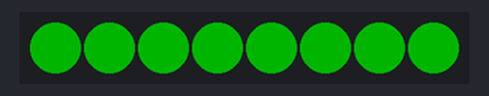
Bench run of a sketch on a simulated Arduino Uno, built with avr-gcc and run on an emulated ATmega328P. On the bench: 8 RGB LEDs in strip order, left to right. Dim RGB values are drawn brighter than linear.

Above: at 0.1 s.
At 2.1 s:
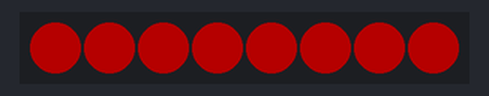
At 4.1 s:
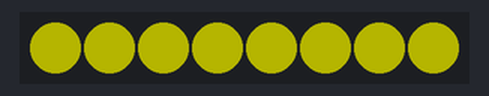
At 5.1 s:
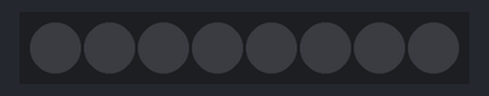
Timing chart, 0 to 40.0 s (numbered marks = the images above):
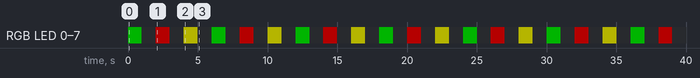

The sketch:

LED_TEST.ino
```cpp
#include <Adafruit_NeoPixel.h>

// Define pin connected to the LED strip
#define LED_PIN 14  // GPIO14 (Change to your pin if necessary)

// Define the number of LEDs
#define NUM_LEDS 8

// Create the NeoPixel object
Adafruit_NeoPixel strip(NUM_LEDS, LED_PIN, NEO_GRB + NEO_KHZ800);

void setup() {
  // Initialize the LED strip
  strip.begin();
  strip.show();
  strip.setBrightness(64);
}

void loop() {
  // Set all LEDs to green using fill()
  strip.fill(strip.Color(0, 255, 0), 0, NUM_LEDS); // RGB for green (0, 255, 0)
  strip.show();
  delay(1000); // Keep the LEDs on for 1 second

  // Turn off all LEDs using fill()
  strip.fill(strip.Color(0, 0, 0), 0, NUM_LEDS); // Turn off all LEDs (0, 0, 0)
  strip.show();
  delay(1000); // Keep the LEDs off for 1 second

  strip.fill(strip.Color(255, 0, 0), 0, NUM_LEDS); // RGB for green (0, 255, 0)
  strip.show();
  delay(1000); // Keep the LEDs on for 1 second

  // Turn off all LEDs using fill()
  strip.fill(strip.Color(0, 0, 0), 0, NUM_LEDS); // Turn off all LEDs (0, 0, 0)
  strip.show();
  delay(1000); // Keep the LEDs off for 1 second

  strip.fill(strip.Color(255, 255, 0), 0, NUM_LEDS); // RGB for green (0, 255, 0)
  strip.show();
  delay(1000); // Keep the LEDs on for 1 second

  // Turn off all LEDs using fill()
  strip.fill(strip.Color(0, 0, 0), 0, NUM_LEDS); // Turn off all LEDs (0, 0, 0)
  strip.show();
  delay(1000); // Keep the LEDs off for 1 second
}
```

Measured:
- by itself, RGB LED 0–7: repeats every 6.0 s: off 1.0 s, RGB(64, 0, 0) 1.0 s, off 1.0 s, RGB(64, 64, 0) 1.0 s, off 1.0 s, RGB(0, 64, 0) 1.0 s
- by itself, everything shown: repeats every 6.0 s, in 6 steps
- what the display in image 1 shows lasts 1.0 s, from 2.0 s to 3.0 s
